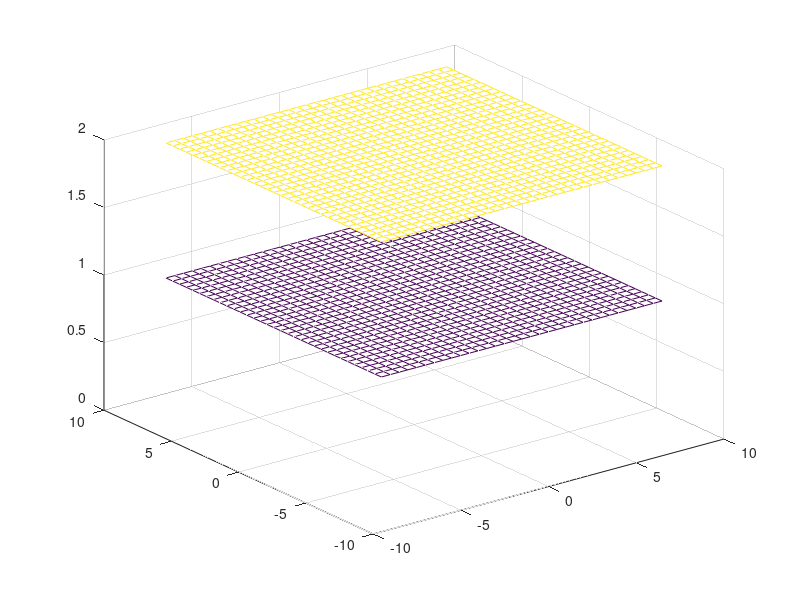

Source code (MATLAB):
[X,Y] = meshgrid(-8:.5:8)
R = sqrt(X.^2 + Y.^2) + eps;
%Z = sin(R)./R;
Z = ones(size(X,1),size(Y,2))
mesh(X,Y,Z)
hold on
mesh(X,Y,2*Z)
axis([-10 10 -10 10 0 2])